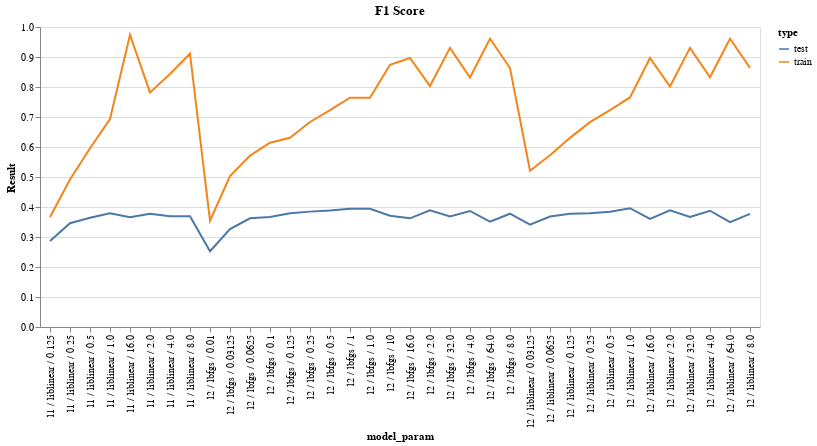

The notebook cell this image was saved under:
### Code cell
### look at the raw "messy" data
df = csv_data.copy()
df = df[df.Score=='F1']

chart = alt.Chart(df).mark_line().encode(
    x = 'model_param:O',
    y = 'Result:Q',
    color = 'type:N',
    tooltip = 'Result',

).properties(
    title = 'F1 Score'
)
chart

### Figure 1 — Vega-Lite specification as saved in the notebook (floating-point values rounded to 4 significant figures)
{"config": {"view": {"continuousWidth": 400, "continuousHeight": 300}}, "data": {"name": "data-912e8f32b5cb84911d829027e7f3bed3"}, "mark": "line", "encoding": {"color": {"field": "type", "type": "nominal"}, "tooltip": {"field": "Result", "type": "quantitative"}, "x": {"field": "model_param", "type": "ordinal"}, "y": {"field": "Result", "type": "quantitative"}}, "title": "F1 Score", "$schema": "https://vega.github.io/schema/vega-lite/v4.17.0.json", "datasets": {"data-912e8f32b5cb84911d829027e7f3bed3": [{"Result": 0.5206, "model_param": "l2 / liblinear / 0.03125", "Score": "F1", "type": "train", "C": 0.03125, "penalty": "l2", "solver": "liblinear"}, {"Result": 0.5029, "model_param": "l2 / lbfgs / 0.03125", "Score": "F1", "type": "train", "C": 0.03125, "penalty": "l2", "solver": "lbfgs"}, {"Result": 0.5724, "model_param": "l2 / liblinear / 0.0625", "Score": "F1", "type": "train", "C": 0.0625, "penalty": "l2", "solver": "liblinear"}, {"Result": 0.5712, "model_param": "l2 / lbfgs / 0.0625", "Score": "F1", "type": "train", "C": 0.0625, "penalty": "l2", "solver": "lbfgs"}, {"Result": 0.3665, "model_param": "l1 / liblinear / 0.125", "Score": "F1", "type": "train", "C": 0.125, "penalty": "l1", "solver": "liblinear"}, {"Result": 0.6305, "model_param": "l2 / liblinear / 0.125", "Score": "F1", "type": "train", "C": 0.125, "penalty": "l2", "solver": "liblinear"}, {"Result": 0.6306, "model_param": "l2 / lbfgs / 0.125", "Score": "F1", "type": "train", "C": 0.125, "penalty": "l2", "solver": "lbfgs"}, {"Result": 0.4915, "model_param": "l1 / liblinear / 0.25", "Score": "F1", "type": "train", "C": 0.25, "penalty": "l1", "solver": "liblinear"}, {"Result": 0.683, "model_param": "l2 / liblinear / 0.25", "Score": "F1", "type": "train", "C": 0.25, "penalty": "l2", "solver": "liblinear"}, {"Result": 0.6835, "model_param": "l2 / lbfgs / 0.25", "Score": "F1", "type": "train", "C": 0.25, "penalty": "l2", "solver": "lbfgs"}, {"Result": 0.5957, "model_param": "l1 / liblinear / 0.5", "Score": "F1", "type": "train", "C": 0.5, "penalty": "l1", "solver": "liblinear"}, {"Result": 0.723, "model_param": "l2 / liblinear / 0.5", "Score": "F1", "type": "train", "C": 0.5, "penalty": "l2", "solver": "liblinear"}, {"Result": 0.7228, "model_param": "l2 / lbfgs / 0.5", "Score": "F1", "type": "train", "C": 0.5, "penalty": "l2", "solver": "lbfgs"}, {"Result": 0.6934, "model_param": "l1 / liblinear / 1.0", "Score": "F1", "type": "train", "C": 1.0, "penalty": "l1", "solver": "liblinear"}, {"Result": 0.7651, "model_param": "l2 / liblinear / 1.0", "Score": "F1", "type": "train", "C": 1.0, "penalty": "l2", "solver": "liblinear"}, {"Result": 0.7642, "model_param": "l2 / lbfgs / 1.0", "Score": "F1", "type": "train", "C": 1.0, "penalty": "l2", "solver": "lbfgs"}, {"Result": 0.7821, "model_param": "l1 / liblinear / 2.0", "Score": "F1", "type": "train", "C": 2.0, "penalty": "l1", "solver": "liblinear"}, {"Result": 0.8014, "model_param": "l2 / liblinear / 2.0", "Score": "F1", "type": "train", "C": 2.0, "penalty": "l2", "solver": "liblinear"}, {"Result": 0.8032, "model_param": "l2 / lbfgs / 2.0", "Score": "F1", "type": "train", "C": 2.0, "penalty": "l2", "solver": "lbfgs"}, {"Result": 0.8432, "model_param": "l1 / liblinear / 4.0", "Score": "F1", "type": "train", "C": 4.0, "penalty": "l1", "solver": "liblinear"}, {"Result": 0.8323, "model_param": "l2 / liblinear / 4.0", "Score": "F1", "type": "train", "C": 4.0, "penalty": "l2", "solver": "liblinear"}, {"Result": 0.8318, "model_param": "l2 / lbfgs / 4.0", "Score": "F1", "type": "train", "C": 4.0, "penalty": "l2", "solver": "lbfgs"}, {"Result": 0.911, "model_param": "l1 / liblinear / 8.0", "Score": "F1", "type": "train", "C": 8.0, "penalty": "l1", "solver": "liblinear"}, {"Result": 0.8636, "model_param": "l2 / liblinear / 8.0", "Score": "F1", "type": "train", "C": 8.0, "penalty": "l2", "solver": "liblinear"}, {"Result": 0.8633, "model_param": "l2 / lbfgs / 8.0", "Score": "F1", "type": "train", "C": 8.0, "penalty": "l2", "solver": "lbfgs"}, {"Result": 0.9737, "model_param": "l1 / liblinear / 16.0", "Score": "F1", "type": "train", "C": 16.0, "penalty": "l1", "solver": "liblinear"}, {"Result": 0.8968, "model_param": "l2 / liblinear / 16.0", "Score": "F1", "type": "train", "C": 16.0, "penalty": "l2", "solver": "liblinear"}, {"Result": 0.8968, "model_param": "l2 / lbfgs / 16.0", "Score": "F1", "type": "train", "C": 16.0, "penalty": "l2", "solver": "lbfgs"}, {"Result": 0.9306, "model_param": "l2 / liblinear / 32.0", "Score": "F1", "type": "train", "C": 32.0, "penalty": "l2", "solver": "liblinear"}, {"Result": 0.9303, "model_param": "l2 / lbfgs / 32.0", "Score": "F1", "type": "train", "C": 32.0, "penalty": "l2", "solver": "lbfgs"}, {"Result": 0.961, "model_param": "l2 / liblinear / 64.0", "Score": "F1", "type": "train", "C": 64.0, "penalty": "l2", "solver": "liblinear"}, {"Result": 0.9608, "model_param": "l2 / lbfgs / 64.0", "Score": "F1", "type": "train", "C": 64.0, "penalty": "l2", "solver": "lbfgs"}, {"Result": 0.3541, "model_param": "l2 / lbfgs / 0.01", "Score": "F1", "type": "train", "C": 0.01, "penalty": "l2", "solver": "lbfgs"}, {"Result": 0.6141, "model_param": "l2 / lbfgs / 0.1", "Score": "F1", "type": "train", "C": 0.1, "penalty": "l2", "solver": "lbfgs"}, {"Result": 0.7642, "model_param": "l2 / lbfgs / 1", "Score": "F1", "type": "train", "C": 1.0, "penalty": "l2", "solver": "lbfgs"}, {"Result": 0.8741, "model_param": "l2 / lbfgs / 10", "Score": "F1", "type": "train", "C": 10.0, "penalty": "l2", "solver": "lbfgs"}, {"Result": 0.3415, "model_param": "l2 / liblinear / 0.03125", "Score": "F1", "type": "test", "C": 0.03125, "penalty": "l2", "solver": "liblinear"}, {"Result": 0.3262, "model_param": "l2 / lbfgs / 0.03125", "Score": "F1", "type": "test", "C": 0.03125, "penalty": "l2", "solver": "lbfgs"}, {"Result": 0.3682, "model_param": "l2 / liblinear / 0.0625", "Score": "F1", "type": "test", "C": 0.0625, "penalty": "l2", "solver": "liblinear"}, {"Result": 0.3622, "model_param": "l2 / lbfgs / 0.0625", "Score": "F1", "type": "test", "C": 0.0625, "penalty": "l2", "solver": "lbfgs"}, {"Result": 0.287, "model_param": "l1 / liblinear / 0.125", "Score": "F1", "type": "test", "C": 0.125, "penalty": "l1", "solver": "liblinear"}, {"Result": 0.3776, "model_param": "l2 / liblinear / 0.125", "Score": "F1", "type": "test", "C": 0.125, "penalty": "l2", "solver": "liblinear"}, {"Result": 0.379, "model_param": "l2 / lbfgs / 0.125", "Score": "F1", "type": "test", "C": 0.125, "penalty": "l2", "solver": "lbfgs"}, {"Result": 0.3458, "model_param": "l1 / liblinear / 0.25", "Score": "F1", "type": "test", "C": 0.25, "penalty": "l1", "solver": "liblinear"}, {"Result": 0.379, "model_param": "l2 / liblinear / 0.25", "Score": "F1", "type": "test", "C": 0.25, "penalty": "l2", "solver": "liblinear"}, {"Result": 0.3846, "model_param": "l2 / lbfgs / 0.25", "Score": "F1", "type": "test", "C": 0.25, "penalty": "l2", "solver": "lbfgs"}, {"Result": 0.3642, "model_param": "l1 / liblinear / 0.5", "Score": "F1", "type": "test", "C": 0.5, "penalty": "l1", "solver": "liblinear"}, {"Result": 0.3839, "model_param": "l2 / liblinear / 0.5", "Score": "F1", "type": "test", "C": 0.5, "penalty": "l2", "solver": "liblinear"}, {"Result": 0.3887, "model_param": "l2 / lbfgs / 0.5", "Score": "F1", "type": "test", "C": 0.5, "penalty": "l2", "solver": "lbfgs"}, {"Result": 0.3795, "model_param": "l1 / liblinear / 1.0", "Score": "F1", "type": "test", "C": 1.0, "penalty": "l1", "solver": "liblinear"}, {"Result": 0.3959, "model_param": "l2 / liblinear / 1.0", "Score": "F1", "type": "test", "C": 1.0, "penalty": "l2", "solver": "liblinear"}, {"Result": 0.3943, "model_param": "l2 / lbfgs / 1.0", "Score": "F1", "type": "test", "C": 1.0, "penalty": "l2", "solver": "lbfgs"}, {"Result": 0.3774, "model_param": "l1 / liblinear / 2.0", "Score": "F1", "type": "test", "C": 2.0, "penalty": "l1", "solver": "liblinear"}, {"Result": 0.3887, "model_param": "l2 / liblinear / 2.0", "Score": "F1", "type": "test", "C": 2.0, "penalty": "l2", "solver": "liblinear"}, {"Result": 0.389, "model_param": "l2 / lbfgs / 2.0", "Score": "F1", "type": "test", "C": 2.0, "penalty": "l2", "solver": "lbfgs"}, {"Result": 0.3691, "model_param": "l1 / liblinear / 4.0", "Score": "F1", "type": "test", "C": 4.0, "penalty": "l1", "solver": "liblinear"}, {"Result": 0.3876, "model_param": "l2 / liblinear / 4.0", "Score": "F1", "type": "test", "C": 4.0, "penalty": "l2", "solver": "liblinear"}, {"Result": 0.3868, "model_param": "l2 / lbfgs / 4.0", "Score": "F1", "type": "test", "C": 4.0, "penalty": "l2", "solver": "lbfgs"}, {"Result": 0.3694, "model_param": "l1 / liblinear / 8.0", "Score": "F1", "type": "test", "C": 8.0, "penalty": "l1", "solver": "liblinear"}, {"Result": 0.377, "model_param": "l2 / liblinear / 8.0", "Score": "F1", "type": "test", "C": 8.0, "penalty": "l2", "solver": "liblinear"}, {"Result": 0.3776, "model_param": "l2 / lbfgs / 8.0", "Score": "F1", "type": "test", "C": 8.0, "penalty": "l2", "solver": "lbfgs"}, {"Result": 0.3658, "model_param": "l1 / liblinear / 16.0", "Score": "F1", "type": "test", "C": 16.0, "penalty": "l1", "solver": "liblinear"}, {"Result": 0.3605, "model_param": "l2 / liblinear / 16.0", "Score": "F1", "type": "test", "C": 16.0, "penalty": "l2", "solver": "liblinear"}, {"Result": 0.3622, "model_param": "l2 / lbfgs / 16.0", "Score": "F1", "type": "test", "C": 16.0, "penalty": "l2", "solver": "lbfgs"}, {"Result": 0.3669, "model_param": "l2 / liblinear / 32.0", "Score": "F1", "type": "test", "C": 32.0, "penalty": "l2", "solver": "liblinear"}, {"Result": 0.3683, "model_param": "l2 / lbfgs / 32.0", "Score": "F1", "type": "test", "C": 32.0, "penalty": "l2", "solver": "lbfgs"}, {"Result": 0.3495, "model_param": "l2 / liblinear / 64.0", "Score": "F1", "type": "test", "C": 64.0, "penalty": "l2", "solver": "liblinear"}, {"Result": 0.3513, "model_param": "l2 / lbfgs / 64.0", "Score": "F1", "type": "test", "C": 64.0, "penalty": "l2", "solver": "lbfgs"}, {"Result": 0.2524, "model_param": "l2 / lbfgs / 0.01", "Score": "F1", "type": "test", "C": 0.01, "penalty": "l2", "solver": "lbfgs"}, {"Result": 0.3665, "model_param": "l2 / lbfgs / 0.1", "Score": "F1", "type": "test", "C": 0.1, "penalty": "l2", "solver": "lbfgs"}, {"Result": 0.3943, "model_param": "l2 / lbfgs / 1", "Score": "F1", "type": "test", "C": 1.0, "penalty": "l2", "solver": "lbfgs"}, {"Result": 0.3709, "model_param": "l2 / lbfgs / 10", "Score": "F1", "type": "test", "C": 10.0, "penalty": "l2", "solver": "lbfgs"}]}}
